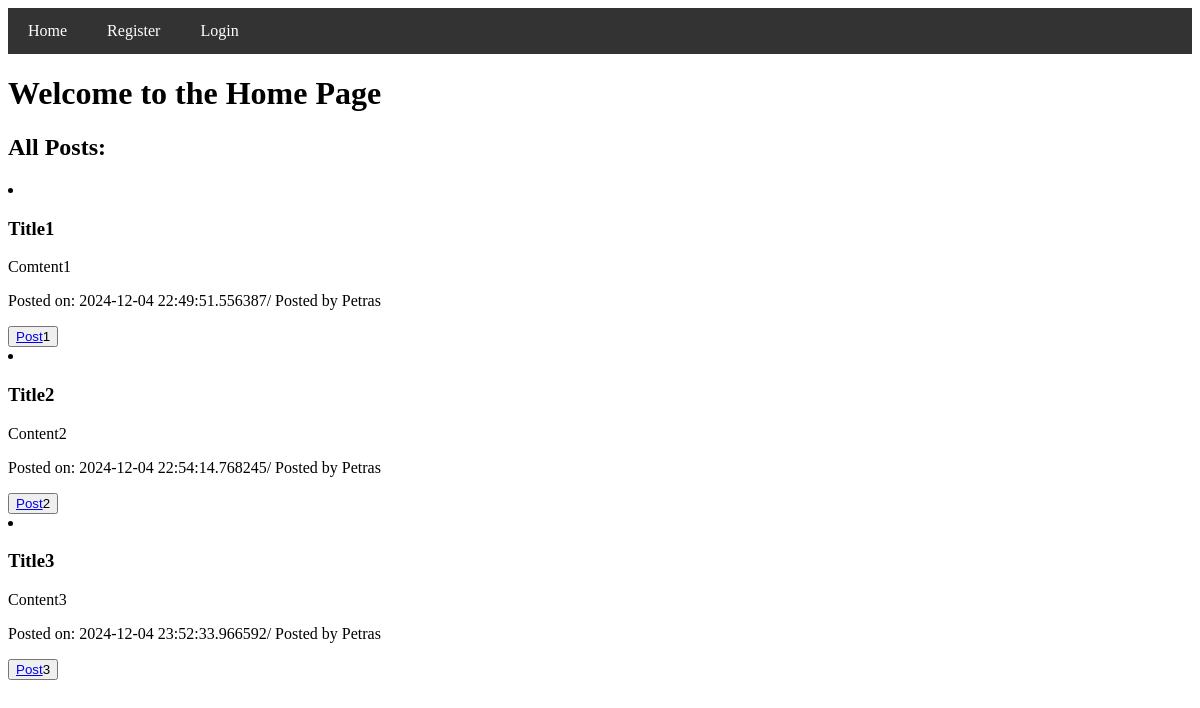
The page / on the database its author committed.
### app.py (models this page shows)
class Post(db.Model):
    id = db.Column(db.Integer, primary_key=True)
    title = db.Column(db.String(100), nullable=False)
    content = db.Column(db.Text, nullable=False)
    date_posted = db.Column(db.DateTime, nullable=False, default=datetime.now())
    user_id = db.Column(db.Integer, db.ForeignKey('user.id'), nullable=False)
    author = db.relationship('User', back_populates='posts')

class User(UserMixin, db.Model):
    id = db.Column(db.Integer, primary_key=True)
    username = db.Column(db.String(20), unique=True, nullable=False)
    password = db.Column(db.String(60), nullable=False)
    posts = db.relationship('Post', back_populates='author')

### app.py (the view)
@app.route('/')
def home():
    posts = Post.query.all()
    return render_template('index.html', posts=posts)

### templates/index.html (shortened to what this page needs)
{% extends "base.html" %}
{% block content %}
    <h1>Welcome to the Home Page</h1>
    <h2>All Posts:</h2>
{% for post in posts %}
    <li>
        <h3>{{ post.title }}</h3>
        <p>{{ post.content }}</p>
        <p>Posted on: {{ post.date_posted }}/ Posted by {{ post.author.username }}</p>
        <button type="submit" class="btn btn-outline-info"><a href="{{url_for('post', post_id=post.id)}}">Post</a>{{ post.id }}</button>
    </li>
{% endfor %}
{% endblock %}

### templates/base.html (shortened to what this page needs)
<!DOCTYPE html>
<html lang="en">
<head>
    <link rel="stylesheet" type="text/css"
          href="{{ url_for('static', filename='style.css') }}">
</head>
<body>
    <div class="navbar">
    <a class="{% if active == 'home' %}active{% endif %}" href="{{ url_for('home') }}">Home</a>
    {% if current_user.is_authenticated %}
        <a href="{{ url_for('new_post') }}">New Post</a>
        <a href="{{ url_for('logout') }}">Logout</a>
        <span style="float:right; color:white; padding-right: 20px;">Hello, {{ current_user.username }}!</span>
    {% else %}
        <a href="{{ url_for('register') }}">Register</a>
        <a href="{{ url_for('login') }}">Login</a>
    {% endif %}
</div>
{% block content %}
{% endblock %}
</body>
</html>

### static/style.css (style rules this page uses)
.navbar { background-color: #333; overflow: hidden; }
.navbar a { float: left; display: block; color: white; text-align: center; padding: 14px 20px; text-decoration: none; }

### rows shown on the page
Post: title "Title1", content "Comtent1", date_posted "2024-12-04 22:49:51.556387", author.username "Petras", id "1"
Post: title "Title2", content "Content2", date_posted "2024-12-04 22:54:14.768245", author.username "Petras", id "2"
Post: title "Title3", content "Content3", date_posted "2024-12-04 23:52:33.966592", author.username "Petras", id "3"
